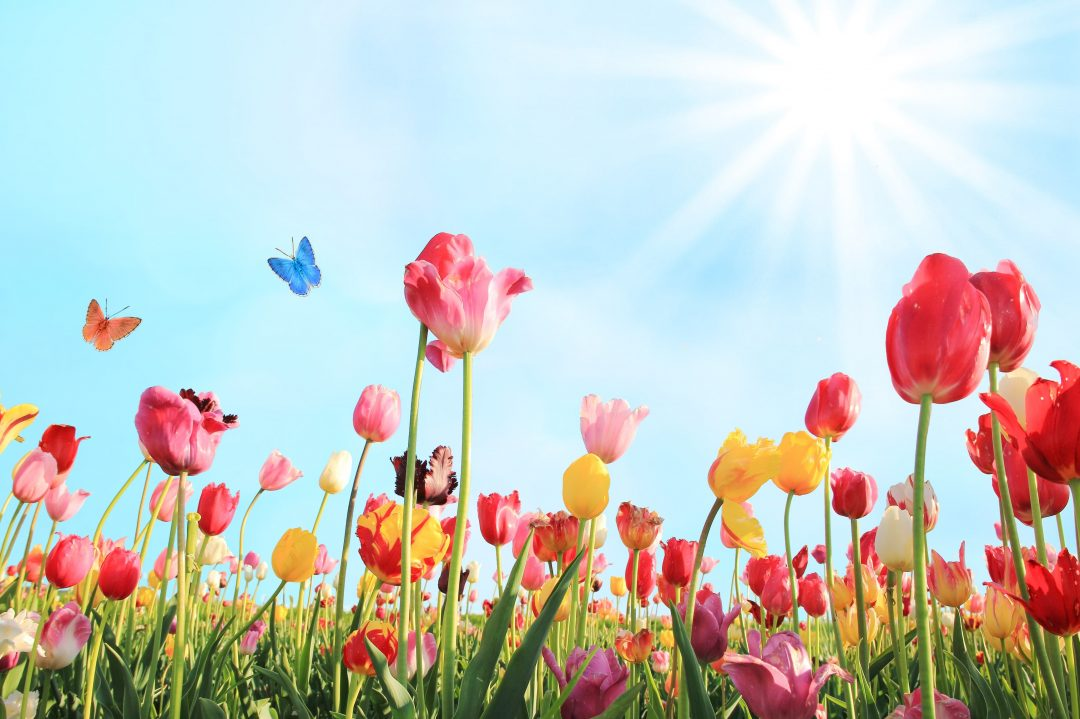
#> input picture img1.jpg, 1080 x 719 px
$ python l6-2.py
#> lines starting #> are read from the running program, lines starting #| are printed output that depends on the picture
from PIL import Image, ImageDraw

img = Image.open("img1.jpg").convert("RGBA")

# Уменьшенная копия
small = img.copy()
small.thumbnail((200, 200))
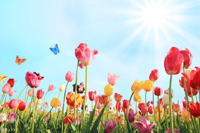
#> small: PIL image 200x133 RGBA; mean R, G, B, A 195.6, 198.3, 191.9, 255

# Вставка уменьшенного изображения
img.paste(small, (50, 50))

# Рамка вокруг вставки
draw = ImageDraw.Draw(img)
draw.rectangle(
    (50, 50, 50 + small.size[0], 50 + small.size[1]),
    outline="red",
    width=3
)

# Полупрозрачная белая полоса
overlay = Image.new("RGBA", img.size, (255, 255, 255, 0))
overlay_draw = ImageDraw.Draw(overlay)
overlay_draw.rectangle(
    (0, 200, img.size[0], 300),
    fill=(255, 255, 255, 120)
)

img = Image.alpha_composite(img, overlay)
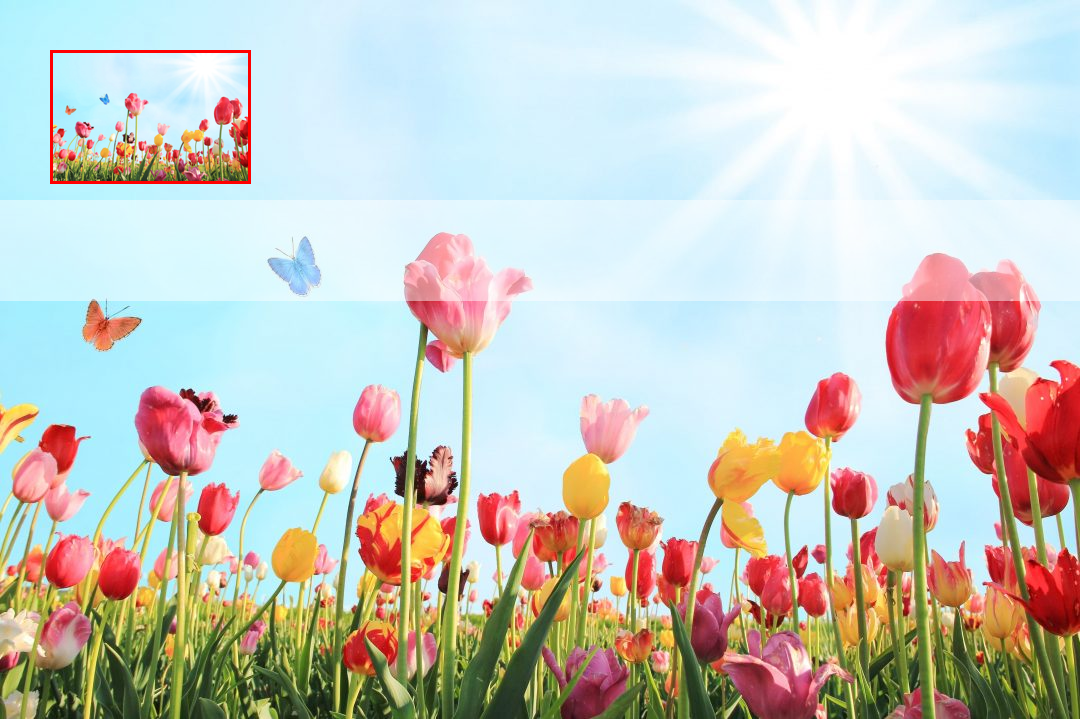
#> img: PIL image 1080x719 RGBA; mean R, G, B, A 199.3, 198.1, 190.3, 255

# Вставка повернутого фрагмента
crop = img.crop((100, 100, 300, 300))
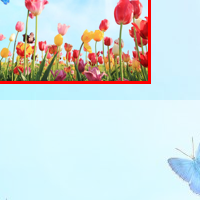
#> crop: PIL image 200x200 RGBA; mean R, G, B, A 208.6, 219.3, 219.6, 255
crop_rot = crop.rotate(45, expand=True)
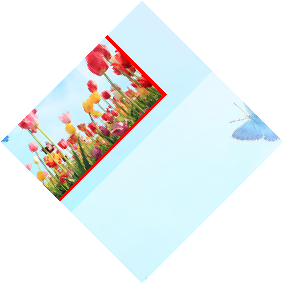
#> crop_rot: PIL image 284x284 RGBA; mean R, G, B, A 103.6, 108.8, 108.9, 126.6; transparent parts drawn white
img.paste(crop_rot, (300, 50), crop_rot)
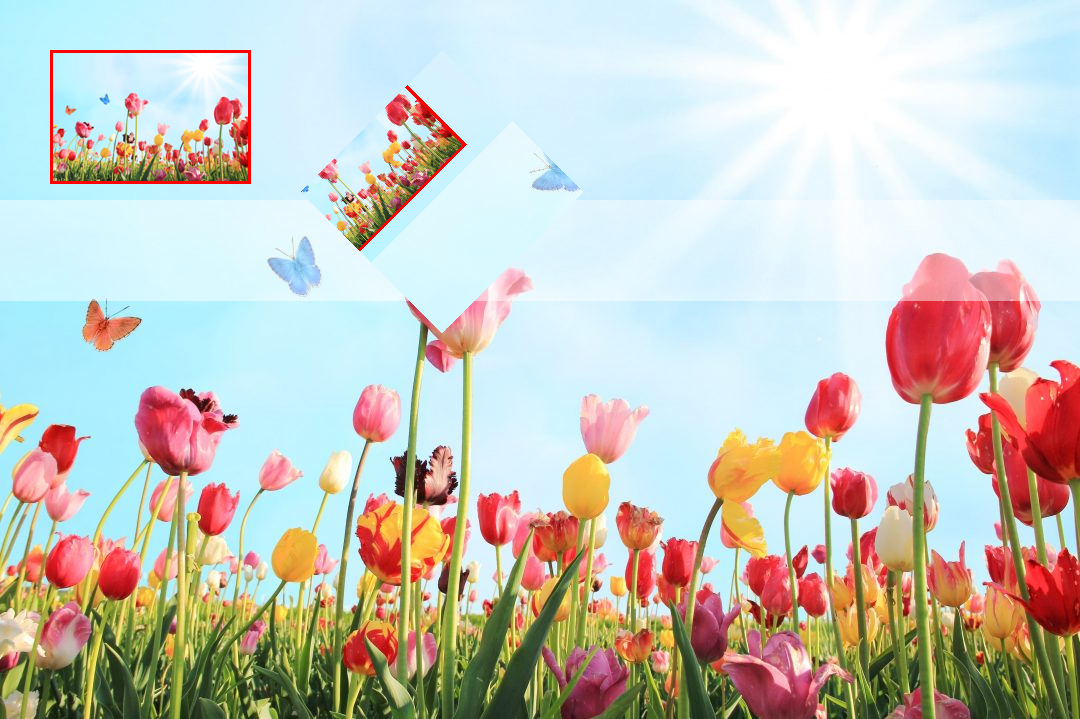
#> img: PIL image 1080x719 RGBA; mean R, G, B, A 198.7, 197.5, 189, 255

img.show()

$ run again, with img3.jpg copied over img1.jpg
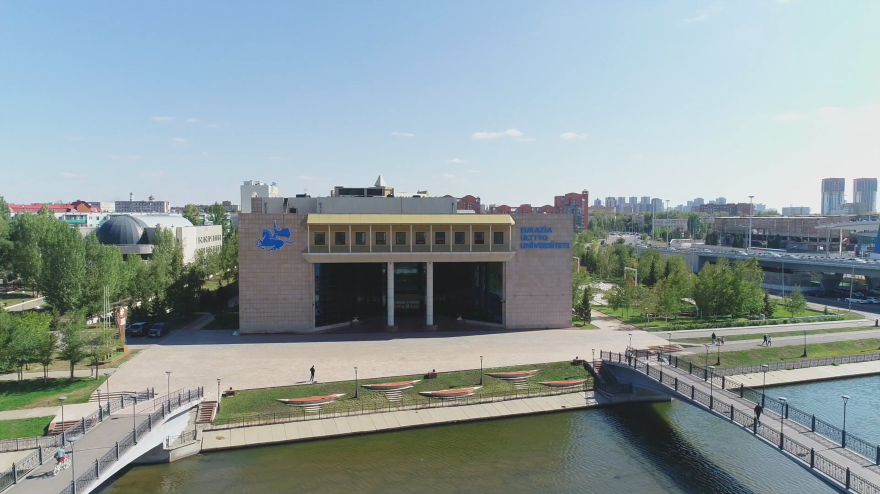
#> input picture img3.jpg, 1760 x 988 px (shown at 1/2 size)
#> `crop = img.crop((100, 100, 300, 300))`:
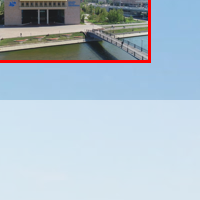
#> crop: PIL image 200x200 RGBA; mean R, G, B, A 175.6, 190.4, 202.4, 255
#> `crop_rot = crop.rotate(45, expand=True)`:
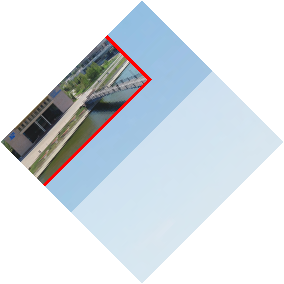
#> crop_rot: PIL image 284x284 RGBA; mean R, G, B, A 87.2, 94.5, 100.5, 126.6; transparent parts drawn white

$ run again, with lab4-1.jpg copied over img1.jpg
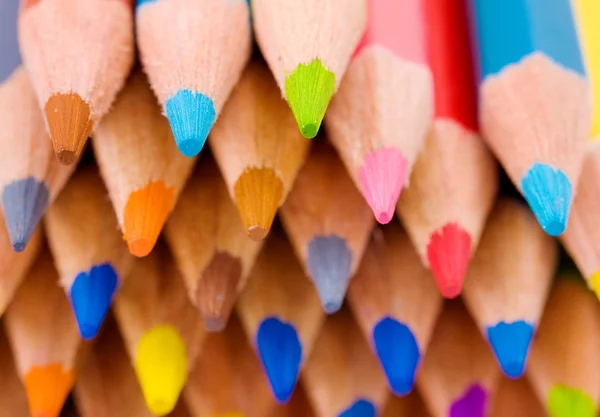
#> input picture lab4-1.jpg, 600 x 417 px
#> `crop_rot = crop.rotate(45, expand=True)`:
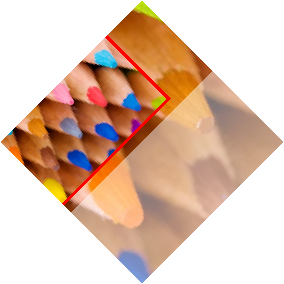
#> crop_rot: PIL image 284x284 RGBA; mean R, G, B, A 95.9, 67.3, 48.9, 126.6; transparent parts drawn white
#> `img.paste(crop_rot, (300, 50), crop_rot)`:
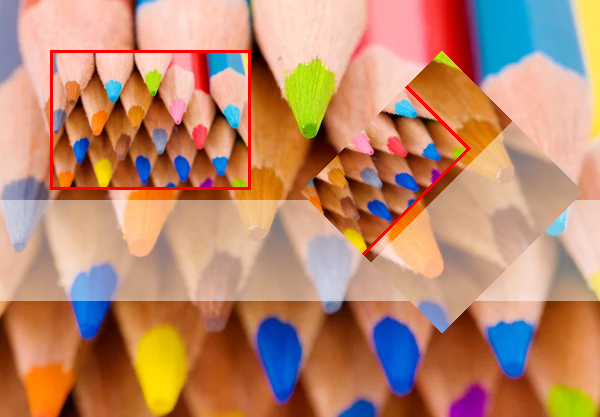
#> img: PIL image 600x417 RGBA; mean R, G, B, A 187.4, 137.5, 109.8, 255
